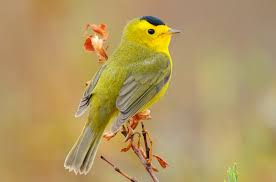
#> input picture Programming with machine learning/OpenCV/Rotating an image/bird4.jpg, 276 x 182 px
$ python main.py
#> lines starting #> are read from the running program, lines starting #| are printed output that depends on the picture
#Import OpenCV
import cv2

# Using cv2.imread() method to read the file specified.
# Image provided by @user16172657 on Freepik.com
img = cv2.imread("bird4.jpg")
#> img is the input picture: shape (182, 276, 3); mean B, G, R 97.4, 152, 177.5

# Display the image
cv2.imshow('Original snowy town', img)

# Waits for user to press any key
cv2.waitKey(0)

# Rotate the image 90 degrees clockwise
img = cv2.rotate(img, cv2.ROTATE_90_CLOCKWISE)
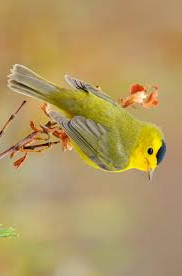
#> img: shape (276, 182, 3); mean B, G, R 97.4, 152, 177.5

# Display the image
cv2.imshow('Snowy town 90', img)

# Waits for user to press any key
cv2.waitKey(0)

# Rotate the image 180 degrees
img = cv2.rotate(img, cv2.ROTATE_180)
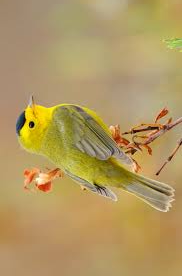
#> img: shape (276, 182, 3); mean B, G, R 97.4, 152, 177.5

# Display the image
cv2.imshow('Snowy town 270 (90 + 180)', img)

# Waits for user to press any key
cv2.waitKey(0)

# Closing all open windows
cv2.destroyAllWindows()
